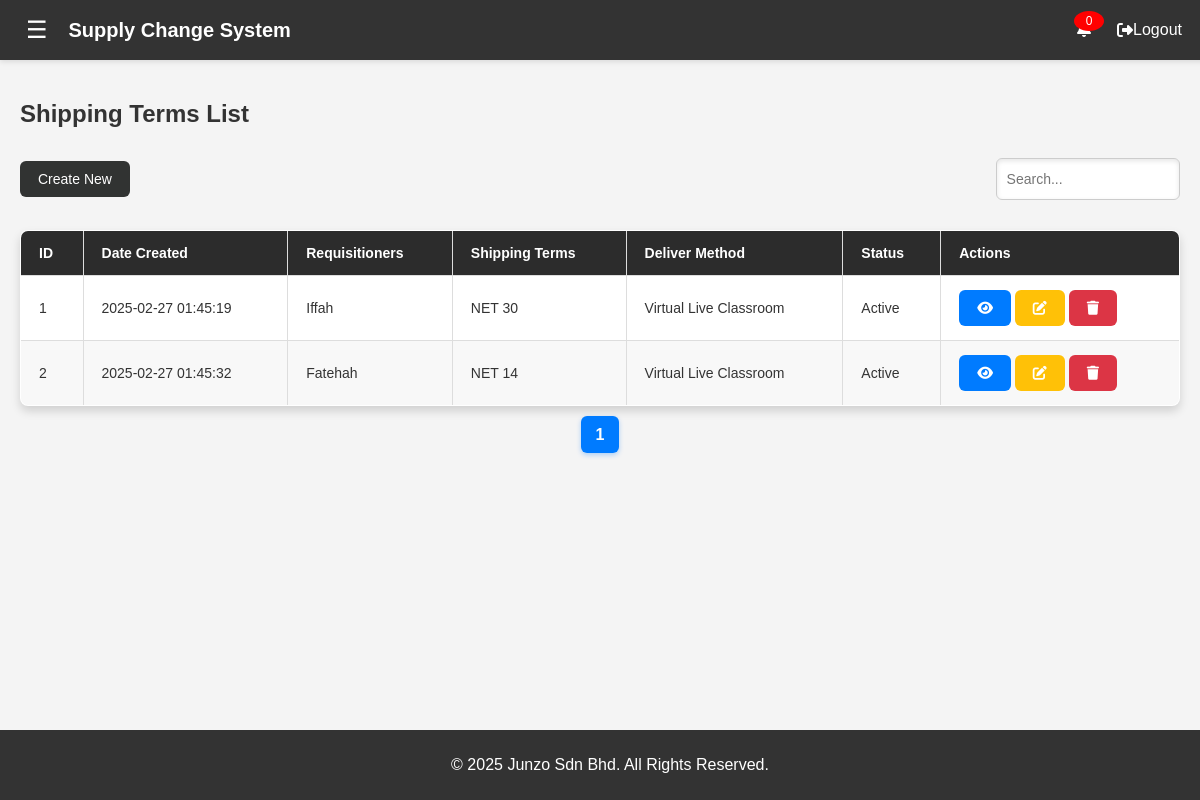
The page /shipping_terms.php (signed in) on the database its author committed.
### tables this page shows
CREATE TABLE `shipping_terms` (
  `shipping_id` int(11) NOT NULL,
  `date_created` timestamp NOT NULL DEFAULT current_timestamp(),
  `last_updated` timestamp NOT NULL DEFAULT current_timestamp() ON UPDATE current_timestamp(),
  `requisitioners` varchar(255) NOT NULL,
  `shipping_terms` enum('FOB','CIF','NET 30','NET 14','NET 60') NOT NULL,
  `deliver_via` enum('Virtual Live Classroom','Face to Face','Hybrid','E-Learning','Certification','Onsite Client Location') NOT NULL,
  `status` enum('Inactive','Active') NOT NULL DEFAULT 'Active'
);

### shipping_terms.php (the view, shortened to what this page needs)
<?php
    include 'header.php';
    $limit = 10;
    $page = isset($_GET['page']) ? $_GET['page'] : 1;
    $start = ($page - 1) * $limit;
    $search = isset($_GET['search']) ? $_GET['search'] : '';
    $query = "SELECT * FROM shipping_terms WHERE requisitioners LIKE ? OR shipping_terms LIKE ? OR deliver_via LIKE ? LIMIT ?, ?";
    $stmt = $conn->prepare($query);
    $searchParam = "%$search%";
    $stmt->bind_param("sssii", $searchParam, $searchParam, $searchParam, $start, $limit);
    $stmt->execute();
    $result = $stmt->get_result();
    $totalQuery = "SELECT COUNT(*) AS total FROM shipping_terms
                   WHERE requisitioners LIKE ?
                   OR shipping_terms LIKE ?
                   OR deliver_via LIKE ?";
    $stmtTotal = $conn->prepare($totalQuery);
    $stmtTotal->bind_param("sss", $searchParam, $searchParam, $searchParam);
    $stmtTotal->execute();
    $totalResult = $stmtTotal->get_result()->fetch_assoc();
    $total = $totalResult['total'];
    $pages = ceil($total / $limit);
?>
</head>
<body>
<div class="container">
        <h2>Shipping Terms List</h2>
        <div class="header-row">
            <div class="button-container">
                <button class="btn btn-success" onclick="openModal()">Create New</button>
            </div>
            <div class="search-container">
                <input type="text" id="search" placeholder="Search...">
            </div>
        </div>
        <table border="1">
            <thead>
                <tr>
                    <th>ID</th>
                    <th>Date Created</th>
                    <th>Requisitioners</th>
                    <th>Shipping Terms</th>
                    <th>Deliver Method</th>
                    <th>Status</th>
                    <th>Actions</th>
                </tr>
            </thead>
            <tbody>
                <?php while ($row = $result->fetch_assoc()): ?>
                    <tr>
                        <td><?php echo $row['shipping_id']; ?></td>
                        <td><?php echo $row['date_created']; ?></td>
                        <td><?php echo $row['requisitioners']; ?></td>
                        <td><?php echo $row['shipping_terms']; ?></td>
                        <td><?php echo $row['deliver_via']; ?></td>
                        <td><?php echo ucfirst($row['status']); ?></td>
                        <td>
                            <a href="view_shipping.php?id=<?php echo $row['shipping_id']; ?>" class="btn btn-info">
                                <i class="fas fa-eye"></i>
                            </a>
                            <a href="edit_shipping.php?id=<?php echo $row['shipping_id']; ?>" class="btn btn-warning">
                                <i class="fas fa-edit"></i>
                            </a>
                            <a href="delete_shipping.php?id=<?php echo $row['shipping_id']; ?>" class="btn btn-danger" onclick="return confirm('Are you sure you want to delete this shipping term?');">
                                <i class="fas fa-trash"></i>
                            </a>
                        </td>
                    </tr>
                <?php endwhile; ?>
            </tbody>
        </table>
<div class="pagination">
    <?php for ($i = 1; $i <= $pages; $i++): ?>
        <a href="?page=<?php echo $i; ?>&search=<?php echo urlencode($search); ?>" class="<?php echo $i == $page ? 'active' : ''; ?>">
            <?php echo $i; ?>
        </a>
    <?php endfor; ?>
</div>
</div>
<?php include 'footer.php'; ?>
</body>
</html>

### css/styles.css (style rules this page uses)
body { margin: 0; padding: 0; font-family: 'Poppins', Arial, sans-serif; background-color: #f4f4f4; color: #333; }
#search { width: 80%; height: 30px; padding: 5px 10px; font-size: 14px; border: 1px solid #ccc; border-radius: 6px; transition: 0.3s; box-shadow: inset 0px 2px 5px rgba(0, 0, 0, 0.1); }
table { width: 100%; border-collapse: collapse; margin-top: 20px; background: white; border-radius: 8px; overflow: hidden; box-shadow: 0px 5px 10px rgba(0, 0, 0, 0.15); }
th, td { padding: 14px 18px; border: 1px solid #ddd; text-align: left; font-size: 14px; }
th { background: #2c2c2c; color: white; font-weight: bold; }
tr:nth-child(even) { background: #f8f8f8; }
.btn { text-decoration: none; padding: 10px 18px; border-radius: 6px; font-size: 14px; font-weight: 500; transition: all 0.3s ease-in-out; display: inline-block; text-align: center; cursor: pointer; border: none; }
.btn-success { background: #313332; color: white; }
.btn-info { background: #007bff; color: white; }
.btn-warning { background: #ffc107; color: white; }
.btn-danger { background: #dc3545; color: white; }
.header-row { display: flex; justify-content: space-between; align-items: center; padding: 10px 0; }
.button-container { display: flex; justify-content: flex-start; }
.search-container { display: flex; justify-content: flex-end; }
.pagination { margin-top: 20px; text-align: center; }
.pagination a { padding: 10px 15px; margin: 2px; background: #ddd; text-decoration: none; color: black; border-radius: 6px; transition: 0.3s; font-weight: 500; }
.pagination a.active { background: #007bff; color: white; font-weight: bold; box-shadow: 0px 2px 5px rgba(0, 123, 255, 0.3); }
.container { margin-top: 60px; margin-left: 0; padding: 20px; transition: margin-left 0.3s ease-in-out; }

### rows shown on the page
shipping_terms: shipping_id "1", date_created "2025-02-27 01:45:19", requisitioners "Iffah", shipping_terms "NET 30", deliver_via "Virtual Live Classroom", status "Active"
shipping_terms: shipping_id "2", date_created "2025-02-27 01:45:32", requisitioners "Fatehah", shipping_terms "NET 14", deliver_via "Virtual Live Classroom", status "Active"

### other values the page prints
$unread_count "0"
